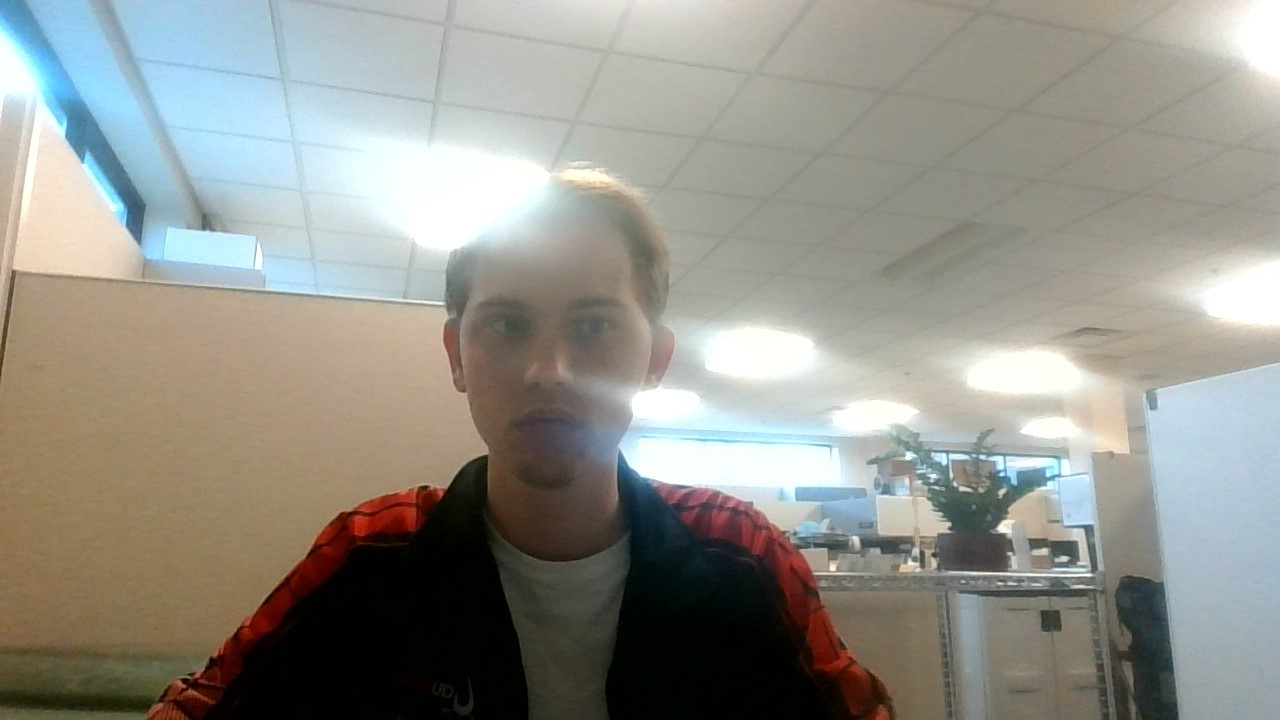
#> input picture my_pyorbslam2/Images/sample1.jpg, 1280 x 720 px, found by its file name
$ python ORB-SLAM3_matching.py
#> lines starting #> are read from the running program, lines starting #| are printed output that depends on the picture
import cv2
from matplotlib import pyplot as plt

from python_orb_slam3 import ORBExtractor
# source and target are seperate frmaes that can be used for matching
source = cv2.imread("images/sample1.jpg", cv2.IMREAD_GRAYSCALE)
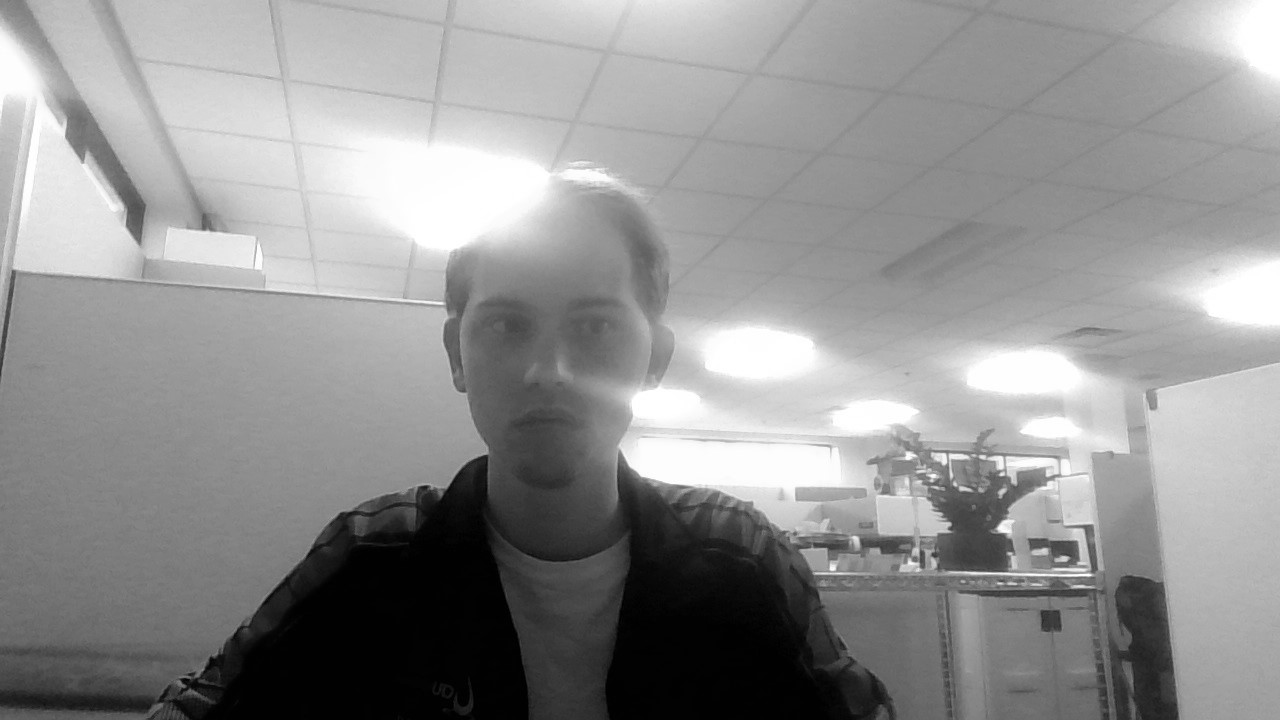
#> source: shape (720, 1280); min 0, max 255, mean 145.4
target = cv2.imread("images/sample1.jpg", cv2.IMREAD_GRAYSCALE)

#> (the run stopped early here; a loop or call above may not have finished)
